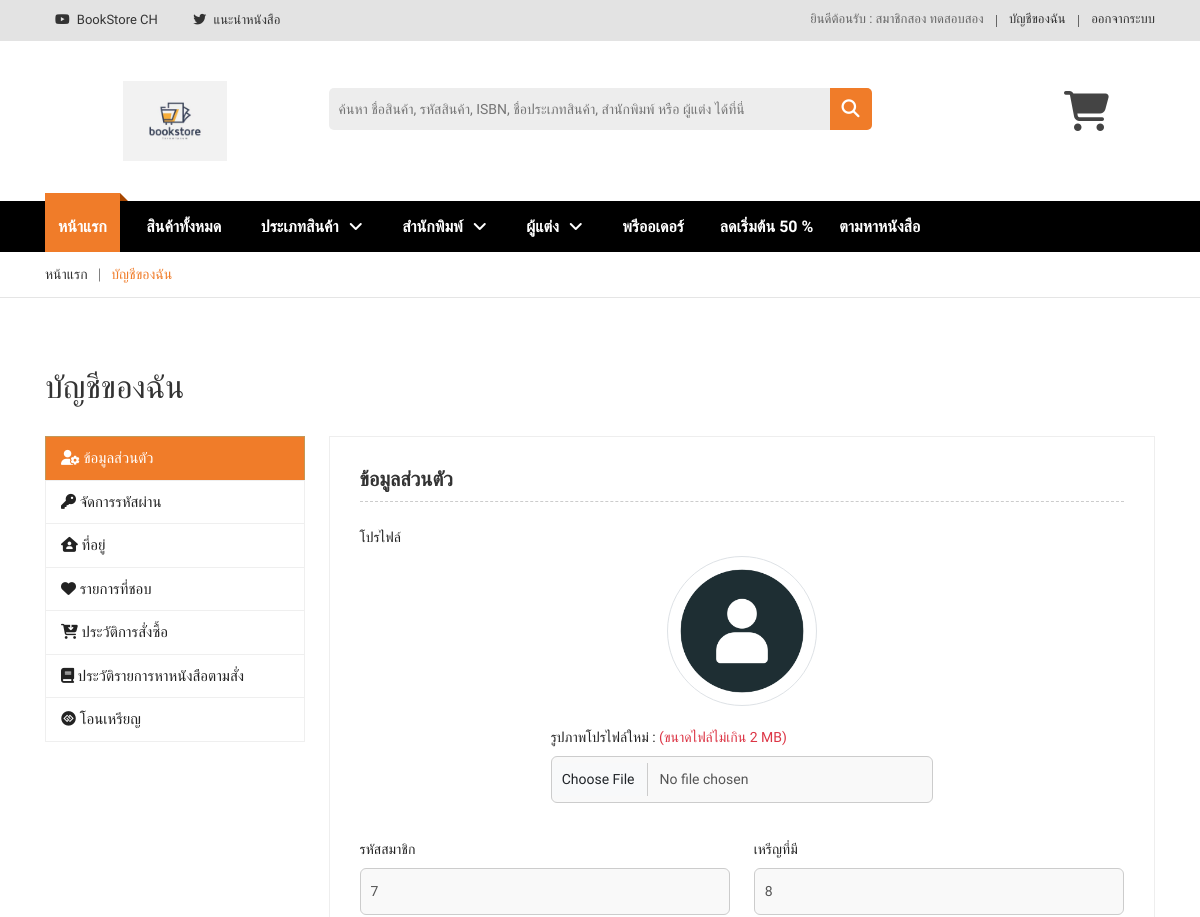
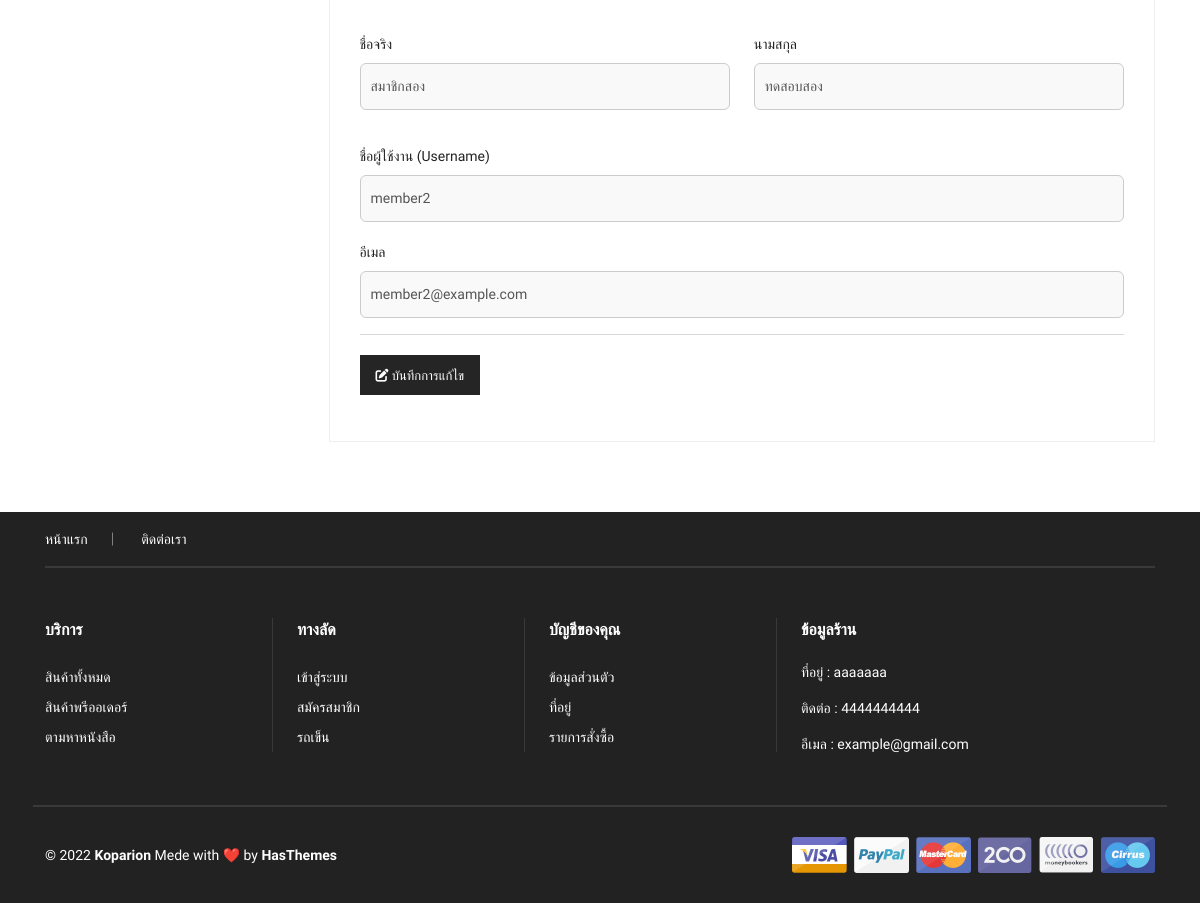
The app's page /account_show.php (signed in) with its own data (2 pictures, top to bottom).
### tables this page shows
CREATE TABLE `bs_contacts` (
  `ct_id` int(11) NOT NULL COMMENT 'รหัสช่องทางติดต่อ',
  `ct_name` varchar(100) NOT NULL COMMENT 'ชื่อช่องทางติดต่อ',
  `ct_detail` text DEFAULT NULL COMMENT 'รายละเอียดช่องทางติดต่อ',
  `ct_name_link` varchar(100) DEFAULT NULL COMMENT 'ชื่อแทน Link',
  `ct_status` tinyint(1) NOT NULL DEFAULT 0 COMMENT 'สถานะ 1 = แสดง, 0 = ไม่แสดง',
  `ct_time` timestamp NOT NULL DEFAULT current_timestamp() ON UPDATE current_timestamp() COMMENT 'วัน เวลา'
);

CREATE TABLE `bs_members` (
  `mem_id` int(11) NOT NULL COMMENT 'รหัสสมาชิก',
  `mem_fname` varchar(50) NOT NULL COMMENT 'ชื่อสมาชิก',
  `mem_lname` varchar(50) NOT NULL COMMENT 'นามสกุลสมาชิก',
  `mem_coin` int(11) NOT NULL DEFAULT 0 COMMENT 'เหรียญที่มี',
  `mem_username` varchar(50) NOT NULL COMMENT 'ชื่อผู้ใช้สมาชิก',
  `mem_password` varchar(255) NOT NULL COMMENT 'รหัสผ่านสมาชิก',
  `mem_email` varchar(100) NOT NULL COMMENT 'อีเมลสมาชิก',
  `mem_status` tinyint(1) NOT NULL DEFAULT 1 COMMENT 'สถานะ 1 = ใช้งานได้, 0 = ระงับ',
  `mem_profile` varchar(100) NOT NULL COMMENT 'โปรไฟล์สมาชิก',
  `mem_time_create` timestamp NOT NULL DEFAULT current_timestamp() COMMENT 'วัน เวลาสร้าง',
  `mem_time_update` timestamp NOT NULL DEFAULT current_timestamp() ON UPDATE current_timestamp() COMMENT 'วัน เวลาอัปเดท'
);

CREATE TABLE `bs_settings_website` (
  `st_id` int(11) NOT NULL COMMENT 'รหัสรายการตั้งค่า',
  `st_name` varchar(100) NOT NULL COMMENT 'รายการตั้งค่า',
  `st_detail` text DEFAULT NULL COMMENT 'รายละเอียดการตั้งค่า',
  `st_status` tinyint(1) NOT NULL DEFAULT 1 COMMENT 'สถานะ 1 = แสดง, 0 = ไม่แสดง',
  `st_time` timestamp NOT NULL DEFAULT current_timestamp() ON UPDATE current_timestamp() COMMENT 'วัน เวลา'
);

### account_show.php (the view, shortened to what the rows shown need)
<?php
require_once("db/connectdb.php");
require_once("db/controller/MemberController.php");
$MemberController = new MemberController($conn);
if (empty($_SESSION['mem_id'])) {
    $_SESSION['error'] = "กรุณาเข้าสู่ระบบ";
    header("Location: login_form");
    exit;
} else {
    $memId = $_SESSION['mem_id'];
    $memProfile = $MemberController->getDetailAccountMember($memId);
}
?>
<!doctype html>
<html class="no-js" lang="en">
<head>
    <?php require_once("layouts/head.php"); ?>
</head>
<body class="cart">
    <?php require_once("layouts/nav_topbar.php"); ?>
    <div class="entry-header-area">
        <div class="container">
            <div class="row">
                <div class="col-lg-12">
                    <div class="entry-header-title">
                        <h2>บัญชีของฉัน</h2>
                    </div>
                </div>
            </div>
        </div>
    </div>
    <div class="my-account-wrapper mb-70">
        <div class="container">
            <div class="section-bg-color">
                <div class="row">
                    <div class="col-lg-12">
                        <div class="myaccount-page-wrapper">
                            <div class="row">
                                <div class="col-lg-9 col-md-8">
                                    <div class="tab-content" id="myaccountContent">
                                        <div class="tab-pane fade show active" id="dashboad" role="tabpanel">
                                            <div class="myaccount-content">
                                                <div class="account-details-form">
                                                    <form id="formUpdateProfile" action="process/account_profile_edit.php" Method="post" enctype="multipart/form-data">
                                                        <div class="row">
                                                            <div class="col-lg-12 text-start">
                                                                <div class="single-input-item mb-3">
                                                                    <div class="d-flex justify-content-center">
                                                                        <div class="col-lg-6">
                                                                            <div class="text-center">
                                                                                <img class="rounded-circle mx-auto d-block img-fluid border" id="profile" src="uploads/img_member/<?php echo $memProfile['mem_profile']; ?>" style="height:150px; width:150px; object-fit:cover" alt="โปรเฟล์">
                                                                            </div>
                                                                            <br>
                                                                        </div>
                                                                    </div>
                                                                </div>
                                                            </div>
                                                            <div class="col-lg-6">
                                                                <div class="single-input-item mb-3">
                                                                    <label for="mem_id" class="form-label">รหัสสมาชิก</label>
                                                                    <input type="text" class="form-control" name="mem_id" value="<?php echo $memProfile['mem_id'] ?>" readonly>
                                                                </div>
                                                            </div>
                                                            <div class="col-lg-6">
                                                                <div class="single-input-item mb-3">
                                                                    <label for="coin" class="form-label">เหรีญที่มี</label>
                                                                    <input type="number" class="form-control" name="coin" placeholder="เหรีญที่มี" value="<?php echo $memProfile['mem_coin']; ?>" readonly>
                                                                </div>
                                                            </div>
                                                            <div class="col-lg-6">
                                                                <div class="single-input-item mb-3">
                                                                    <label for="fname" class="form-label">ชื่อจริง</label>
                                                                    <input type="text" class="form-control" name="fname" placeholder="กรุณาระบุ ชื่อจริง" value="<?php echo $memProfile['mem_fname']; ?>"  maxlength="50">
                                                                </div>
                                                            </div>
                                                            <div class="col-lg-6">
                                                                <div class="single-input-item mb-3">
                                                                    <label for="lname" class="form-label">นามสกุล</label>
                                                                    <input type="text" class="form-control" name="lname" placeholder="กรุณาระบุ นามสกุล" value="<?php echo $memProfile['mem_lname']; ?>"  maxlength="50">
                                                                </div>
                                                            </div>
                                                        </div>
                                                        <div class="single-input-item mb-3">
                                                            <label for="username" class="form-label">ชื่อผู้ใช้งาน (Username)</label>
                                                            <input type="text" class="form-control" name="username" placeholder="กรุณาระบุ ชื่อผู้ใช้งาน (Username)" value="<?php echo $memProfile['mem_username'] ?>" maxlength="50">
                                                        </div>
                                                        <div class="single-input-item mb-3">
                                                            <label for="email" class="form-label">อีเมล</label>
                                                            <input type="email" class="form-control" name="email" placeholder="กรุณาระบุ อีเมล" value="<?php echo $memProfile['mem_email']; ?>"  maxlength="100">
                                                        </div>
                                                    </form>
                                                </div>
                                            </div>
                                        </div>
                                    </div>
                                </div>
                            </div>
                        </div>
                    </div>
                </div>
            </div>
        </div>
    </div>
</body>
</html>

### layouts/nav_topbar.php (shortened to what the rows shown need)
<?php
require_once("db/connectdb.php");
require_once("db/controller/ContactController.php");
require_once("db/controller/LoginController.php");
$ContactController = new ContactController($conn);
$LoginController = new LoginController($conn);
$contacts = $ContactController->useContact();
$productPercentDiscount = $SettingWebsiteController->getProductPercentDiscount();
if (!empty($_SESSION['mem_id'])) {
    $memId = $_SESSION['mem_id'];
    $useLoginEmployee = $LoginController->useLoginMember($memId);
}
?>
<header>
    <div class="header-top-area">
        <div class="container">
            <div class="row">
                <div class="col-lg-6 col-md-6 col-12">
                    <div class="language-area">
                        <ul>
                            <?php
                            foreach ($contacts as $contact) {
                                $ctDetail = $contact['ct_detail'];
                                $ctNameLink = $contact['ct_name_link'];
                                $icon = '';
                                if ($contact['ct_id'] == 1) {
                                    $icon = 'fa-facebook';
                                } elseif ($contact['ct_id'] == 2) {
                                    $icon = 'fa-youtube';
                                } elseif ($contact['ct_id'] == 3) {
                                    $icon = 'fa-twitter';
                                }
                                if ($icon) {
                                    echo '
                                        <li>
                                            <a href="' . $ctDetail . '" target="_blank">
                                                <i class="fa-brands ' . $icon . ' me-1"></i>
                                                ' . $ctNameLink . '
                                            </a>
                                        </li>';
                                }
                            }
                            ?>
                        </ul>
                    </div>
                </div>
                <div class="col-lg-6 col-md-6 col-12">
                    <div class="account-area text-end">
                        <ul>
                            <?php if (empty($_SESSION['mem_id'])) { ?>
                                <li><a href="register_form">สมัครสมาชิก</a></li>
                                <li><a href="login_form">เข้าสู่ระบบ</a></li>
                            <?php } else { ?>
                                <li><a><?php echo "ยินดีต้อนรับ : " . $useLoginEmployee['mem_fname'] . " " . $useLoginEmployee['mem_lname']; ?></a></li>
                                <li><a href="account_show">บัญชีของฉัน</a></li>
                                <li><a href="logout" onclick="confirmLogout(event)">ออกจากระบบ</a></li>
                            <?php } ?>
                        </ul>
                    </div>
                </div>
            </div>
        </div>
    </div>
    <div class="header-mid-area ptb-40">
        <div class="container">
            <div class="row">
                <div class="col-lg-3 col-md-4 col-12">
                    <div class="logo-area text-center logo-xs-mrg">
                        <?php
                        foreach ($settingsWebsite as $setting) {
                            if ($setting['st_id'] == 3) {
                                $logoDetail = $setting['st_detail'];
                                echo '
                                        <a href="">
                                            <img src="uploads/img_web_setting/' . $logoDetail . '" alt="logo"  style="height:80px">
                                        </a>
                                    ';
                                break;
                            }
                        }
                        ?>
                    </div>
                </div>
            </div>
        </div>
    </div>
    <div class="main-menu-area d-md-none d-none d-lg-block sticky-header-1" id="header-sticky">
        <div class="container">
            <div class="row">
                <div class="col-lg-12">
                    <div class="safe-area">
                        <a href="products_promotions">ลดเริ่มต้น <?php echo $productPercentDiscount . " %" ?></a>
                    </div>
                </div>
            </div>
        </div>
    </div>
</header>

### records on screen
bs_contacts: ct_name_link "BookStore CH"
bs_contacts: ct_name_link "แนะนำหนังสือ"
bs_members: mem_fname "สมาชิกสอง", mem_lname "ทดสอบสอง", mem_profile (picture), mem_id "7", coin "8", fname "สมาชิกสอง", lname "ทดสอบสอง", username "member2", email "member2@example.com"
bs_settings_website: st_detail (picture)
bs_settings_website: st_detail "50"

### other values on screen
$details['address'] "aaaaaaa"
$details['phone'] "4444444444"
$details['email'] "example@gmail.com"
